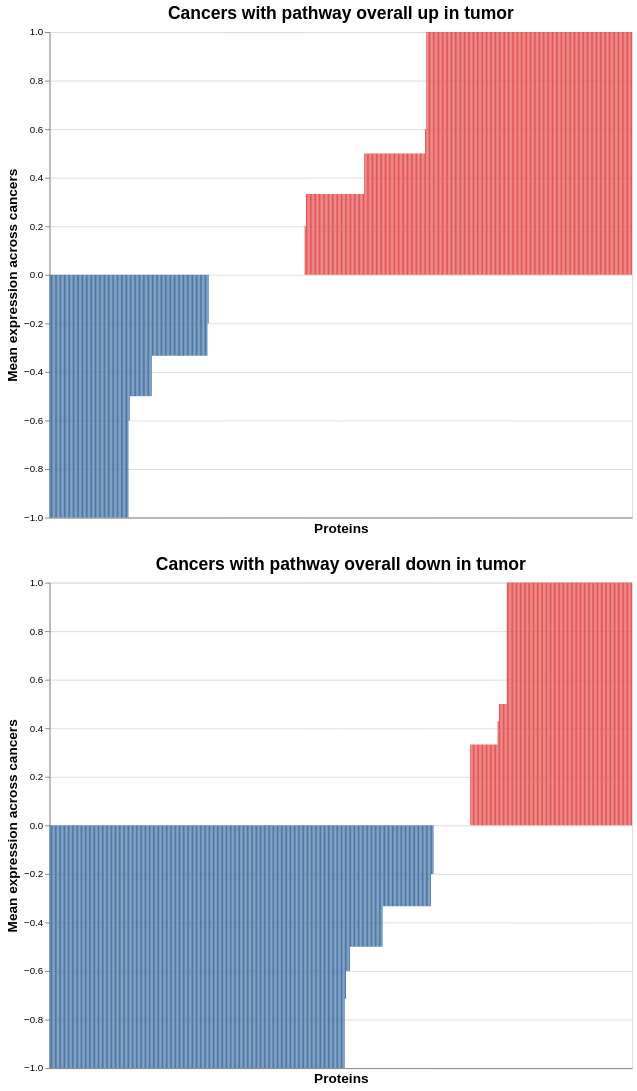

Write notebook code for a chart like this one.
### Code cell
alt.vconcat(
    barplot_expr(prot_expr, neutro_tumor_up).properties(
        title="Cancers with pathway overall up in tumor"
    ),
    barplot_expr(prot_expr, neutro_tumor_down).properties(
        title="Cancers with pathway overall down in tumor"
    )
).configure_title(
    fontSize=18
)

### Figure 1 — Vega-Lite specification as saved in the notebook (floating-point values rounded to 4 significant figures; data arrays with more than 128 entries replaced by an {"elided": "..."} marker saying what was removed)
{"config": {"view": {"continuousWidth": 400, "continuousHeight": 300}, "title": {"fontSize": 18}}, "vconcat": [{"data": {"name": "data-1b6b062c107b1120f23111b89a87cf76"}, "mark": "bar", "encoding": {"color": {"condition": {"value": "#e45756", "test": "(datum.simplified_change > 0)"}, "value": "#4c78a8"}, "x": {"type": "nominal", "axis": {"labels": false, "ticks": false, "title": "Proteins", "titleFontSize": 14}, "field": "protein_str", "sort": {"elided": "450 str values"}}, "y": {"type": "quantitative", "axis": {"title": "Mean expression across cancers", "titleFontSize": 14}, "field": "simplified_change"}}, "height": 500, "title": "Cancers with pathway overall up in tumor", "width": 600}, {"data": {"name": "data-eb24db296e09cc3060cd1f69e30f4708"}, "mark": "bar", "encoding": {"color": {"condition": {"value": "#e45756", "test": "(datum.simplified_change > 0)"}, "value": "#4c78a8"}, "x": {"type": "nominal", "axis": {"labels": false, "ticks": false, "title": "Proteins", "titleFontSize": 14}, "field": "protein_str", "sort": {"elided": "446 str values"}}, "y": {"type": "quantitative", "axis": {"title": "Mean expression across cancers", "titleFontSize": 14}, "field": "simplified_change"}}, "height": 500, "title": "Cancers with pathway overall down in tumor", "width": 600}], "$schema": "https://vega.github.io/schema/vega-lite/v4.8.1.json", "datasets": {"data-1b6b062c107b1120f23111b89a87cf76": {"elided": "450 records"}, "data-eb24db296e09cc3060cd1f69e30f4708": {"elided": "446 records"}}}
